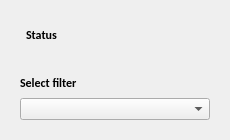
<?xml version="1.0" encoding="UTF-8"?>
<ui version="4.0">
 <class>FilterCntlPanel</class>
 <widget class="QWidget" name="FilterCntlPanel">
  <property name="geometry">
   <rect>
    <x>0</x>
    <y>0</y>
    <width>230</width>
    <height>140</height>
   </rect>
  </property>
  <property name="minimumSize">
   <size>
    <width>230</width>
    <height>140</height>
   </size>
  </property>
  <property name="windowTitle">
   <string>Form</string>
  </property>
  <layout class="QVBoxLayout" name="verticalLayout_2" stretch="1">
   <item>
    <layout class="QHBoxLayout" name="horizontalLayout">
     <item>
      <widget class="QWidget" name="focusCntlElementPanel" native="true">
       <property name="enabled">
        <bool>true</bool>
       </property>
       <layout class="QGridLayout" name="gridLayout_2" columnstretch="0">
        <item row="2" column="0">
         <layout class="QVBoxLayout" name="verticalLayout_4">
          <item>
           <widget class="QLabel" name="label">
            <property name="font">
             <font>
              <family>Carlito</family>
              <pointsize>9</pointsize>
              <weight>75</weight>
              <bold>true</bold>
             </font>
            </property>
            <property name="text">
             <string>Select filter</string>
            </property>
           </widget>
          </item>
          <item>
           <widget class="QComboBox" name="cbxSelectedFilter"/>
          </item>
         </layout>
        </item>
        <item row="0" column="0">
         <layout class="QHBoxLayout" name="horizontalLayout_2" stretch="1,0">
          <property name="leftMargin">
           <number>6</number>
          </property>
          <property name="topMargin">
           <number>6</number>
          </property>
          <property name="rightMargin">
           <number>6</number>
          </property>
          <property name="bottomMargin">
           <number>6</number>
          </property>
          <item>
           <layout class="QVBoxLayout" name="verticalLayout">
            <property name="spacing">
             <number>0</number>
            </property>
            <property name="leftMargin">
             <number>0</number>
            </property>
            <property name="rightMargin">
             <number>0</number>
            </property>
            <property name="bottomMargin">
             <number>0</number>
            </property>
            <item>
             <widget class="QLabel" name="label_3">
              <property name="font">
               <font>
                <family>Carlito</family>
                <pointsize>9</pointsize>
                <weight>75</weight>
                <bold>true</bold>
               </font>
              </property>
              <property name="lineWidth">
               <number>1</number>
              </property>
              <property name="text">
               <string>Status</string>
              </property>
              <property name="margin">
               <number>0</number>
              </property>
             </widget>
            </item>
            <item>
             <widget class="QLabel" name="lblStatus">
              <property name="text">
               <string>&lt;unknown&gt;</string>
              </property>
             </widget>
            </item>
           </layout>
          </item>
          <item>
           <widget class="QLabel" name="lblFilterAnimation">
            <property name="minimumSize">
             <size>
              <width>32</width>
              <height>32</height>
             </size>
            </property>
            <property name="text">
             <string/>
            </property>
           </widget>
          </item>
         </layout>
        </item>
       </layout>
      </widget>
     </item>
    </layout>
   </item>
  </layout>
 </widget>
 <resources/>
 <connections/>
</ui>
